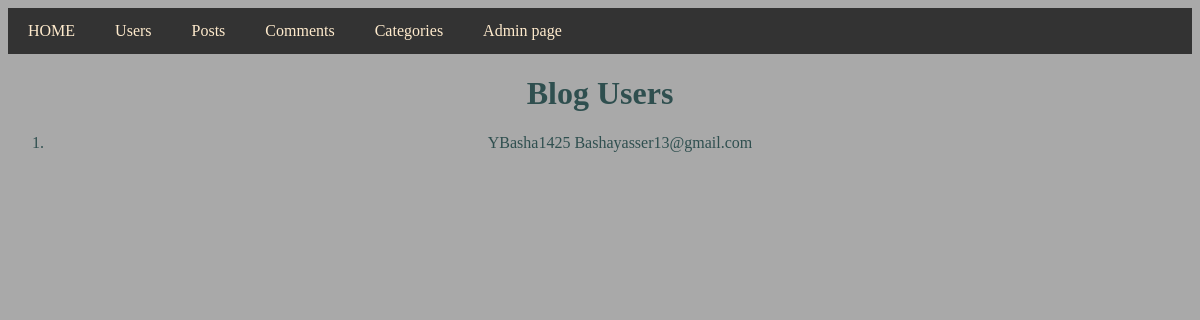
The app's page /users/, older data.
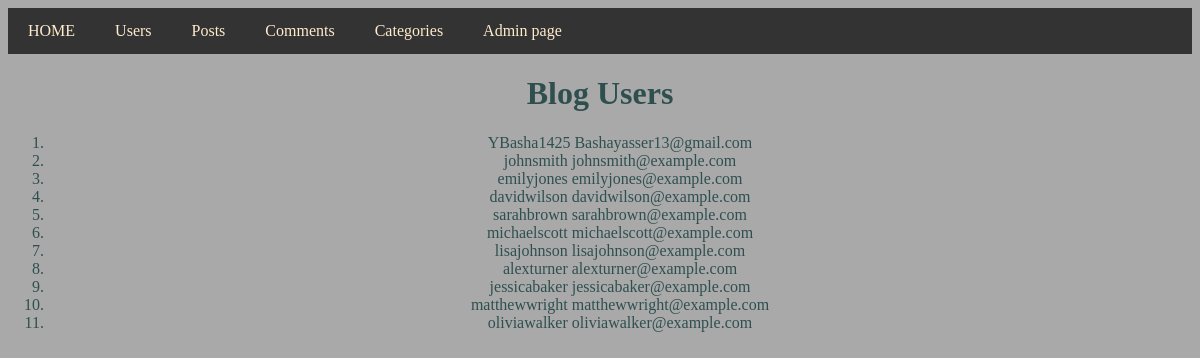
The same page, newer data.
### blog/models.py (models this page shows, shortened)
class UserTable (models.Model):
    username = models.CharField(max_length=255, unique=True)
    email_address = models.EmailField(unique=True)
    password = models.CharField(max_length=150)

### blog/views.py (the view)
# urls.py: path('users/', views.users, name='users'),
def users(request):
    myusers = UserTable.objects.all().values()
    template = loader.get_template('users.html')
    context = {
        'myusers' : myusers,
    }
    return HttpResponse(template.render(context, request))

### blog/Templates/users.html (shortened to what this page needs)
{% extends "master.html" %}
{% block content %}
<h1>Blog Users</h1>
<ol>
  {% for x in myusers %}
    <li>{{ x.username }} {{ x.email_address }}</li>
  {% endfor %}
</ol>
{% endblock %}

### blog/Templates/master.html (shortened to what this page needs)
<!DOCTYPE html>
<html>
<head>
</head>
<body>
<div class="navbar">
  <a href="/">HOME</a>
  <a href="http://127.0.0.1:8000/users/">Users</a>
  <a href="http://127.0.0.1:8000/posts/">Posts</a>
  <a href="http://127.0.0.1:8000/comments/">Comments</a>
  <a href="http://127.0.0.1:8000/categories/">Categories</a>
  <a href="http://127.0.0.1:8000/admin/">Admin page</a>
</div>
<div>
  {% block content %}
  {% endblock %}
</div>
</body>
</html>

### blog/Templates/master.html (style rules this page uses)
body { background-color: darkgrey; color: darkslategrey; text-align: center; }
.navbar { overflow: hidden; background-color: #333; }
.navbar a { float: left; display: block; color: blanchedalmond; text-align: center; padding: 14px 20px; text-decoration: none; }

Row changes from the older to the newer data that the page shows:
added UserTable: username "johnsmith", email_address "johnsmith@example.com"
added UserTable: username "emilyjones", email_address "emilyjones@example.com"
added UserTable: username "davidwilson", email_address "davidwilson@example.com"
added UserTable: username "sarahbrown", email_address "sarahbrown@example.com"
added UserTable: username "michaelscott", email_address "michaelscott@example.com"
added UserTable: username "lisajohnson", email_address "lisajohnson@example.com"
added UserTable: username "alexturner", email_address "alexturner@example.com"
added UserTable: username "jessicabaker", email_address "jessicabaker@example.com"
added UserTable: username "matthewwright", email_address "matthewwright@example.com"
added UserTable: username "oliviawalker", email_address "oliviawalker@example.com"
